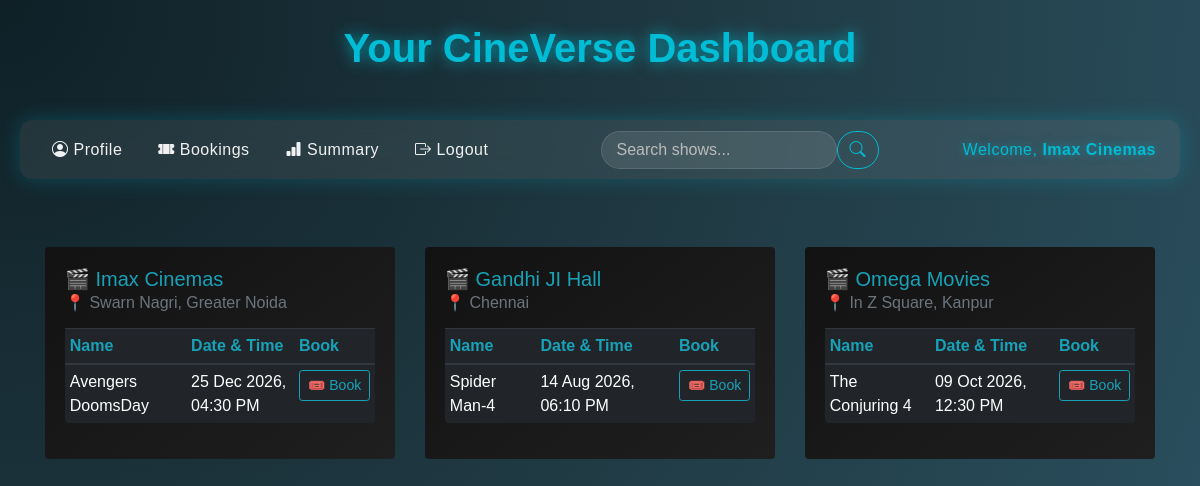
Screenshot of /user/1/Imax Cinemas with the database file from the repository.
### backend/models.py (models this page shows)
class Theatre(db.Model):
    __tablename__ = "theatre"
    id = db.Column(db.Integer, primary_key=True)
    name = db.Column(db.String, nullable=False)
    location = db.Column(db.String, nullable=False)
    pincode = db.Column(db.Integer, nullable=False)
    capacity = db.Column(db.Integer, nullable=False)
    venue_pic_url = db.Column(db.String, nullable=True, default="None")
    total_revenue = db.Column(db.Float, default=0.0)
    shows = db.relationship(
        "Show", cascade="all,delete", backref="theatre", lazy=True
    )

class Show(db.Model):
    __tablename__ = "show"
    id = db.Column(db.Integer, primary_key=True)
    name = db.Column(db.String, nullable=False)
    tags = db.Column(db.String, nullable=False)
    rating = db.Column(db.Integer, default=0)
    tkt_price = db.Column(db.Float, default=0.0)
    date_time = db.Column(db.DateTime, nullable=False)
    theatre_id = db.Column(db.Integer, db.ForeignKey("theatre.id"), nullable=False)
    total_revenue = db.Column(db.Float, default=0.0)
    tickets = db.relationship(
        "Ticket", cascade="all,delete", backref="show", lazy=True
    )

### backend/controllers.py (the view)
@app.route("/user/<id>/<name>")
def user_dashboard(id, name):
    user_info = User_Info.query.get_or_404(id)
    theatres = get_theatres()
    dt_time_now = datetime.today().strftime("%Y-%m-%dT%H:%M")
    dt_time_now = datetime.strptime(dt_time_now, "%Y-%m-%dT%H:%M")
    return render_template("user_dashboard.html", id=id, name=name, user_info=user_info, theatres=theatres, dt_time_now=dt_time_now)

### backend/controllers.py (called while the page is built)
def get_theatres():
    theatres=Theatre.query.all()
    return theatres

### templates/user_dashboard.html
{% extends "user_layout.html" %}
{% block content %}
<div class="container py-5">
  {% if theatres %}
  <div class="row justify-content-center">
    {% for theatre in theatres %}
    <div class="col-md-4 col-sm-6 mb-4">
      <div class="card bg-dark text-light shadow-lg border-0 rounded-3 transform transition duration-300 hover:-translate-y-2 hover:shadow-2xl"
        style="background: linear-gradient(145deg, #121212, #1f1f1f); border: 1px solid rgba(255,255,255,0.08);">
        <div class="card-body">
          <h5 class="card-title mb-2 text-info fw-bold">
            🎬 {{ theatre.name }}
          </h5>
          <h6 class="card-subtitle mb-3 text-muted">
            📍 {{ theatre.location }}
          </h6>
          {% if theatre.shows %}
          <div class="table-responsive">
            <table class="table table-dark table-sm table-hover rounded">
              <thead class="text-info">
                <tr>
                  <th>Name</th>
                  <th>Date & Time</th>
                  <th>Book</th>
                </tr>
              </thead>
              <tbody>
                {% for show in theatre.shows %}
                {% if show.date_time >= dt_time_now %}
                <tr class="hover:bg-zinc-800 transition">
                  <td>{{ show.name }}</td>
                  <td>{{ show.date_time.strftime('%d %b %Y, %I:%M %p') }}</td>
                  <td>
                    <a href="/book_ticket/{{id}}/{{show.id}}/{{name}}"
                      class="btn btn-outline-info btn-sm rounded-pill hover:bg-cyan-400 hover:text-black transition-all duration-300">
                      🎟️ Book
                    </a>
                  </td>
                </tr>
                {% endif %}
                {% endfor %}
              </tbody>
            </table>
          </div>
          {% else %}
          <p class="text-secondary">No shows available 🎥</p>
          {% endif %}
        </div>
      </div>
    </div>
    {% endfor %}
  </div>
  {% else %}
  <h3 class="text-center text-secondary mt-5">No Theatres are currently available 😔</h3>
  {% endif %}
</div>
{% endblock %}

### templates/user_layout.html (shortened to what this page needs)
<!DOCTYPE html>
<html lang="en">
<head>
  <link
    rel="stylesheet"
    href="https://cdn.jsdelivr.net/npm/bootstrap@4.0.0/dist/css/bootstrap.min.css"
  />
  <link
    rel="stylesheet"
    href="https://cdn.jsdelivr.net/npm/bootstrap-icons@1.11.1/font/bootstrap-icons.css"
  />
  <link rel="stylesheet" href="/static/styles/main.css" />
</head>
<body>
    {% if not hide_nav %}
        <div class="my_container">
        <div class="center">
        <h1>Your CineVerse Dashboard</h1>
        </div>
        <div class="my_panel">
        {% if not hide_nav %}
        <nav class="navbar navbar-expand-lg">
            <div class="collapse navbar-collapse d-flex justify-content-between" id="navbarText">
            <ul class="navbar-nav mb-2 mb-lg-0 d-flex align-items-center">
                <li class="nav-item">
                <a class="nav-link active" href="/user/{{ user_info.id }}/{{name}}">
                    <i class="bi bi-person-circle"></i> Profile
                </a>
                </li>
                <li class="nav-item">
                <a class="nav-link" href="/user_bookings/{{ user_info.id }}/{{name}}">
                    <i class="bi bi-ticket-perforated-fill"></i> Bookings
                </a>
                </li>
                <li class="nav-item">
                <a class="nav-link" href="/user_summary/{{ user_info.id }}/{{name}}">
                    <i class="bi bi-bar-chart-fill"></i> Summary
                </a>
                </li>
                <li class="nav-item">
                <a class="nav-link" href="/login">
                    <i class="bi bi-box-arrow-right"></i> Logout
                </a>
                </li>
            </ul>
                <form class="d-flex mx-4" action="/search_user/{{ user_info.id }}/{{ name }}" method="POST">
                    <input
                        class="form-control me-2"
                        type="search"
                        name="query"
                        placeholder="Search shows..."
                        aria-label="Search"
                    />
                    <button class="btn btn-outline-success" type="submit">
                        <i class="bi bi-search"></i>
                    </button>
                </form>
            <span class="navbar_text_div">
                Welcome, <strong>{{name}}</strong>
            </span>
            </div>
        </nav>
        {% endif %}
    {% endif %}
      {% block content %}{% endblock %}
    </div>
  </div>
</body>
</html>

### templates/user_layout.html (style rules this page uses)
body { background: radial-gradient(circle at top left, #0f2027, #203a43, #2c5364); color: #f1f1f1; font-family: "Poppins", sans-serif; margin: 0; padding: 0; min-height: 100vh; }
h1 { color: #00bcd4; text-shadow: 0 0 15px rgba(0, 188, 212, 0.8); text-align: center; font-weight: 600; margin-top: 1.5rem; animation: fadeInDown 1s ease; }
.navbar { background: rgba(255, 255, 255, 0.08); backdrop-filter: blur(10px); border-radius: 12px; box-shadow: 0 0 20px rgba(0, 188, 212, 0.25); margin: 20px auto; padding: 0.6rem 1.5rem; max-width: 1200px; animation: fadeInUp 1.2s ease; }
.navbar-nav .nav-link { color: #f1f1f1 !important; font-weight: 500; letter-spacing: 0.5px; margin-right: 20px; position: relative; transition: all 0.3s ease; }
.navbar-nav .nav-link::after { content: ""; position: absolute; left: 0; bottom: -4px; width: 0%; height: 2px; background-color: #00bcd4; transition: width 0.3s ease-in-out; border-radius: 2px; }
.form-control { background-color: rgba(255, 255, 255, 0.1); border: 1px solid rgba(255, 255, 255, 0.2); color: #fff; border-radius: 25px; padding-left: 15px; }
.form-control::placeholder { color: #bbb; }
.btn-outline-success { color: #00bcd4; border-color: #00bcd4; border-radius: 25px; transition: all 0.3s ease; }
.navbar_text_div { font-weight: 500; color: #00bcd4; text-shadow: 0 0 10px rgba(0, 188, 212, 0.5); letter-spacing: 0.5px; }
.my_panel { padding: 20px; max-width: 1200px; margin: auto; }

### rows the page displays
Theatre: name "Imax Cinemas", location "Swarn Nagri, Greater Noida"
Show: name "Avengers DoomsDay", date_time "25 Dec 2026, 04:30 PM"
Theatre: name "Gandhi JI Hall", location "Chennai"
Show: name "Spider Man-4", date_time "14 Aug 2026, 06:10 PM"
Theatre: name "Omega Movies", location "In Z Square, Kanpur"
Show: name "The Conjuring 4", date_time "09 Oct 2026, 12:30 PM"
